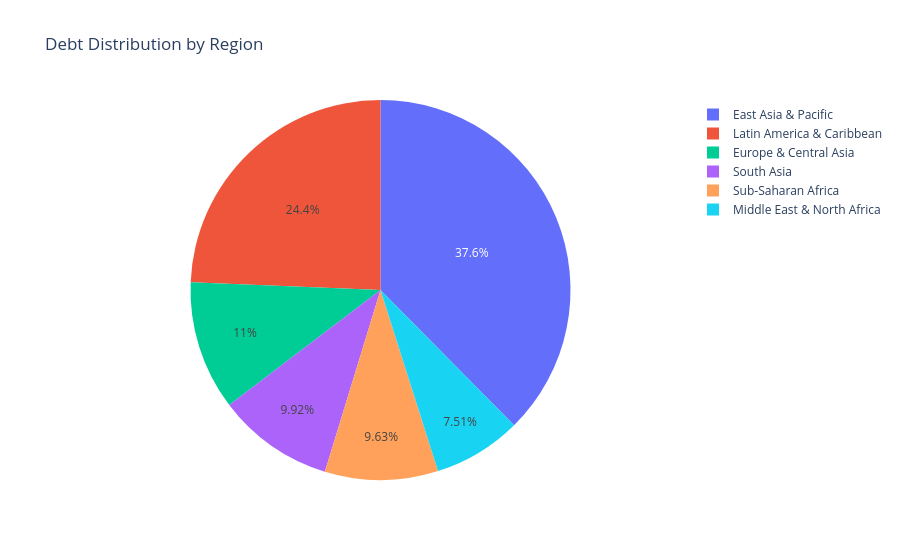

The code cell stored with this chart in its notebook:
### Code cell
fig = px.pie(region_debt, values='Total Debt', names='Region',
             title='Debt Distribution by Region')
fig.show()

### Figure 1 — Plotly figure (JSON) as saved in the notebook; plotly's stock layout.template omitted (floating-point values rounded to 4 significant figures)
{"data": [{"domain": {"x": [0, 1], "y": [0, 1]}, "hovertemplate": "Region=%{label}<br>Total Debt=%{value}<extra></extra>", "labels": ["East Asia & Pacific", "Latin America & Caribbean", "Europe & Central Asia", "South Asia", "Sub-Saharan Africa", "Middle East & North Africa"], "legendgroup": "", "name": "", "showlegend": true, "type": "pie", "values": [880000000000000.0, 570000000000000.0, 257400000000000.0, 232300000000000.0, 225300000000000.0, 175800000000000.0]}], "layout": {"legend": {"tracegroupgap": 0}, "title": {"text": "Debt Distribution by Region"}}}
